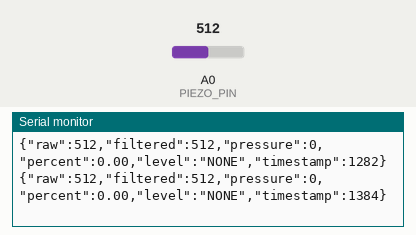
Simulated run of this sketch. Board: Arduino Uno, built with avr-gcc and run on an emulated ATmega328P. On the bench: the last lines printed to the serial monitor. Inputs (shaded band) come from the test bench; at power-on: A0 (PIEZO_PIN) = 512.

Above: at 1.4 s.
1.5 s: A0 (PIEZO_PIN) set to 548
At 1.59 s:
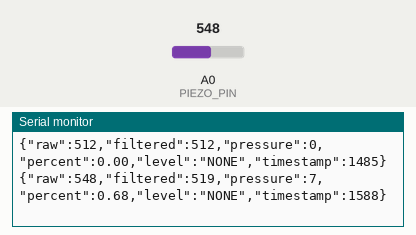
3.0 s: A0 (PIEZO_PIN) set to 572
At 3.33 s:
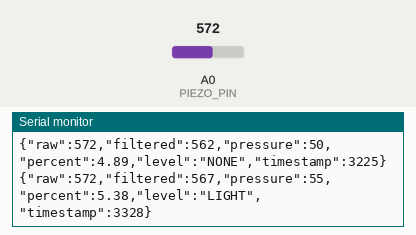
8.2 s: A0 (PIEZO_PIN) set to 610
At 8.25 s:
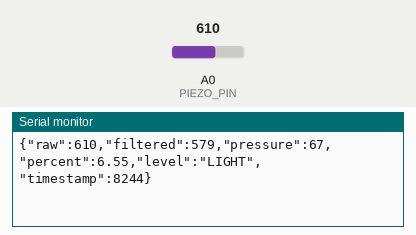
9.7 s: A0 (PIEZO_PIN) set to 637
At 9.78 s:
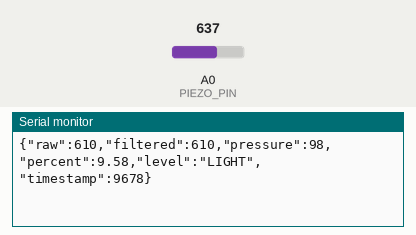
Timing chart, 0 to 12.2 s (numbered marks = the images above; inputs shaded):
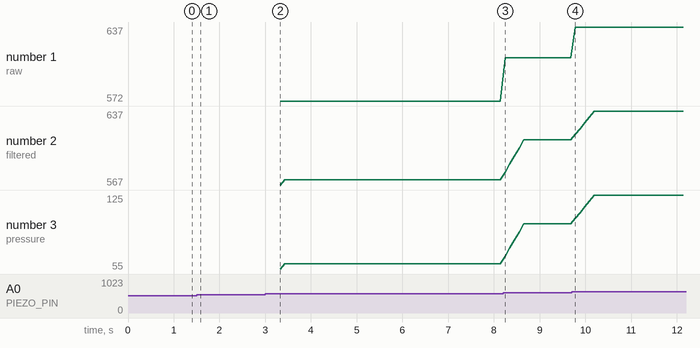

The sketch:

piezo_sensor.ino
```cpp
/*
 * Piezo Sensor Pressure Detection Module
 * Part of Robotic Arm Feedback System
 *
 * This sketch reads analog values from a piezo sensor and sends
 * pressure readings over serial communication.
 *
 * Wiring:
 * - Piezo sensor positive lead -> A0
 * - Piezo sensor negative lead -> GND
 * - 1M ohm resistor in parallel with the piezo sensor (recommended)
 */

const int PIEZO_PIN = A0;           // Analog pin connected to piezo sensor
const int SAMPLE_RATE_MS = 100;     // Sampling rate in milliseconds (0.1 seconds)
const int THRESHOLD = 10;           // Minimum value to register as pressure
const int CALIBRATION_SAMPLES = 50; // Number of samples for baseline calibration

// Calibration variables
int baselineValue = 0;
bool isCalibrated = false;

// Moving average filter
const int FILTER_SIZE = 5;
int filterBuffer[FILTER_SIZE];
int filterIndex = 0;

void setup() {
  Serial.begin(115200);

  // Wait for serial connection
  while (!Serial) {
    delay(10);
  }

  Serial.println("PIEZO_SENSOR_INIT");
  Serial.println("Calibrating baseline... Keep sensor still.");

  // Calibrate baseline
  calibrateBaseline();

  Serial.print("Baseline calibrated: ");
  Serial.println(baselineValue);
  Serial.println("READY");
}

void loop() {
  // Read raw sensor value
  int rawValue = analogRead(PIEZO_PIN);

  // Apply moving average filter
  int filteredValue = applyFilter(rawValue);

  // Calculate pressure relative to baseline
  int pressureValue = filteredValue - baselineValue;

  // Clamp negative values to 0
  if (pressureValue < 0) {
    pressureValue = 0;
  }

  // Calculate pressure percentage (0-100%)
  // Arduino analog read gives 0-1023, so max pressure diff is ~1023
  float pressurePercent = (pressureValue / 1023.0) * 100.0;

  // Determine pressure level category
  String pressureLevel = getPressureLevel(pressurePercent);

  // Send data in JSON-like format for easy parsing
  Serial.print("{\"raw\":");
  Serial.print(rawValue);
  Serial.print(",\"filtered\":");
  Serial.print(filteredValue);
  Serial.print(",\"pressure\":");
  Serial.print(pressureValue);
  Serial.print(",\"percent\":");
  Serial.print(pressurePercent, 2);
  Serial.print(",\"level\":\"");
  Serial.print(pressureLevel);
  Serial.print("\",\"timestamp\":");
  Serial.print(millis());
  Serial.println("}");

  delay(SAMPLE_RATE_MS);
}

void calibrateBaseline() {
  long sum = 0;

  for (int i = 0; i < CALIBRATION_SAMPLES; i++) {
    sum += analogRead(PIEZO_PIN);
    delay(5);
  }

  baselineValue = sum / CALIBRATION_SAMPLES;

  // Initialize filter buffer with baseline
  for (int i = 0; i < FILTER_SIZE; i++) {
    filterBuffer[i] = baselineValue;
  }

  isCalibrated = true;
}

int applyFilter(int newValue) {
  filterBuffer[filterIndex] = newValue;
  filterIndex = (filterIndex + 1) % FILTER_SIZE;

  long sum = 0;
  for (int i = 0; i < FILTER_SIZE; i++) {
    sum += filterBuffer[i];
  }

  return sum / FILTER_SIZE;
}

String getPressureLevel(float percent) {
  if (percent < 5.0) {
    return "NONE";
  } else if (percent < 20.0) {
    return "LIGHT";
  } else if (percent < 50.0) {
    return "MODERATE";
  } else if (percent < 80.0) {
    return "HIGH";
  } else {
    return "CRITICAL";
  }
}

// Command handler for recalibration via serial
void serialEvent() {
  while (Serial.available()) {
    String command = Serial.readStringUntil('\n');
    command.trim();

    if (command == "CALIBRATE") {
      Serial.println("Recalibrating...");
      calibrateBaseline();
      Serial.print("New baseline: ");
      Serial.println(baselineValue);
      Serial.println("CALIBRATION_COMPLETE");
    } else if (command == "STATUS") {
      Serial.print("STATUS:{\"baseline\":");
      Serial.print(baselineValue);
      Serial.print(",\"calibrated\":");
      Serial.print(isCalibrated ? "true" : "false");
      Serial.println("}");
    }
  }
}
```

Measured:
- the behaviour switches between 563 and 564 on A0 (PIEZO_PIN) (found by bisection; images 1 and 2)
- after the input at 1.5 s, the serial monitor: prints a new line after 0.09 s (image 1)
- after the input at 8.2 s, the serial monitor: prints a new line at once (image 3)
- plotted number 1: 572 → 610 after the input at 8.2 s, 610 → 637 after the input at 9.7 s
- plotted number 2: 572 → 610 after the input at 8.2 s, 610 → 637 after the input at 9.7 s
- plotted number 3: 60 → 98 after the input at 8.2 s, 98 → 125 after the input at 9.7 s
